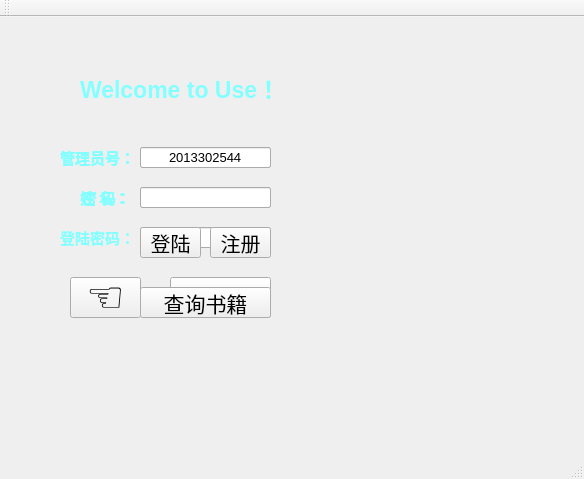
<?xml version="1.0" encoding="UTF-8"?>
<ui version="4.0">
 <class>MainWindow</class>
 <widget class="QMainWindow" name="MainWindow">
  <property name="geometry">
   <rect>
    <x>0</x>
    <y>0</y>
    <width>584</width>
    <height>479</height>
   </rect>
  </property>
  <property name="font">
   <font>
    <pointsize>9</pointsize>
   </font>
  </property>
  <property name="windowTitle">
   <string>管理员登陆界面</string>
  </property>
  <widget class="QWidget" name="centralWidget">
   <widget class="QLineEdit" name="usename">
    <property name="geometry">
     <rect>
      <x>140</x>
      <y>130</y>
      <width>131</width>
      <height>21</height>
     </rect>
    </property>
    <property name="font">
     <font>
      <pointsize>10</pointsize>
     </font>
    </property>
    <property name="echoMode">
     <enum>QLineEdit::Normal</enum>
    </property>
   </widget>
   <widget class="QLineEdit" name="name">
    <property name="geometry">
     <rect>
      <x>140</x>
      <y>170</y>
      <width>131</width>
      <height>21</height>
     </rect>
    </property>
    <property name="font">
     <font>
      <pointsize>10</pointsize>
     </font>
    </property>
    <property name="text">
     <string/>
    </property>
    <property name="echoMode">
     <enum>QLineEdit::Normal</enum>
    </property>
    <property name="alignment">
     <set>Qt::AlignCenter</set>
    </property>
   </widget>
   <widget class="QLabel" name="welcome">
    <property name="geometry">
     <rect>
      <x>80</x>
      <y>50</y>
      <width>221</width>
      <height>41</height>
     </rect>
    </property>
    <property name="font">
     <font>
      <pointsize>17</pointsize>
      <weight>75</weight>
      <bold>true</bold>
     </font>
    </property>
    <property name="styleSheet">
     <string notr="true">color: rgb(131, 255, 255);</string>
    </property>
    <property name="text">
     <string>Welcome to Use！</string>
    </property>
   </widget>
   <widget class="QLineEdit" name="password1">
    <property name="geometry">
     <rect>
      <x>140</x>
      <y>210</y>
      <width>131</width>
      <height>21</height>
     </rect>
    </property>
    <property name="font">
     <font>
      <pointsize>10</pointsize>
     </font>
    </property>
    <property name="echoMode">
     <enum>QLineEdit::Normal</enum>
    </property>
    <property name="alignment">
     <set>Qt::AlignCenter</set>
    </property>
   </widget>
   <widget class="QLabel" name="luse1">
    <property name="geometry">
     <rect>
      <x>60</x>
      <y>130</y>
      <width>81</width>
      <height>21</height>
     </rect>
    </property>
    <property name="font">
     <font>
      <pointsize>11</pointsize>
      <weight>75</weight>
      <bold>true</bold>
     </font>
    </property>
    <property name="styleSheet">
     <string notr="true">color: rgb(131, 255, 255);</string>
    </property>
    <property name="text">
     <string>管理员号：</string>
    </property>
   </widget>
   <widget class="QLabel" name="lpass1">
    <property name="geometry">
     <rect>
      <x>60</x>
      <y>210</y>
      <width>71</width>
      <height>20</height>
     </rect>
    </property>
    <property name="font">
     <font>
      <pointsize>11</pointsize>
      <weight>75</weight>
      <bold>true</bold>
     </font>
    </property>
    <property name="styleSheet">
     <string notr="true">color: rgb(131, 255, 255);</string>
    </property>
    <property name="text">
     <string>登陆密码：</string>
    </property>
   </widget>
   <widget class="QLabel" name="lname1">
    <property name="geometry">
     <rect>
      <x>80</x>
      <y>170</y>
      <width>61</width>
      <height>20</height>
     </rect>
    </property>
    <property name="font">
     <font>
      <pointsize>11</pointsize>
      <weight>75</weight>
      <bold>true</bold>
     </font>
    </property>
    <property name="styleSheet">
     <string notr="true">color: rgb(131, 255, 255);</string>
    </property>
    <property name="text">
     <string>姓 名：</string>
    </property>
   </widget>
   <widget class="QLabel" name="luse">
    <property name="geometry">
     <rect>
      <x>60</x>
      <y>130</y>
      <width>81</width>
      <height>20</height>
     </rect>
    </property>
    <property name="font">
     <font>
      <pointsize>11</pointsize>
      <weight>75</weight>
      <bold>true</bold>
     </font>
    </property>
    <property name="styleSheet">
     <string notr="true">color: rgb(131, 255, 255);</string>
    </property>
    <property name="text">
     <string>管理员号：</string>
    </property>
   </widget>
   <widget class="QPushButton" name="submit">
    <property name="geometry">
     <rect>
      <x>170</x>
      <y>260</y>
      <width>101</width>
      <height>41</height>
     </rect>
    </property>
    <property name="font">
     <font>
      <pointsize>14</pointsize>
      <weight>50</weight>
      <bold>false</bold>
     </font>
    </property>
    <property name="styleSheet">
     <string notr="true">border-color: rgb(103, 253, 255);</string>
    </property>
    <property name="text">
     <string>确认提交</string>
    </property>
   </widget>
   <widget class="QLineEdit" name="usename1">
    <property name="geometry">
     <rect>
      <x>140</x>
      <y>130</y>
      <width>131</width>
      <height>21</height>
     </rect>
    </property>
    <property name="font">
     <font>
      <pointsize>10</pointsize>
     </font>
    </property>
    <property name="text">
     <string>2013302544</string>
    </property>
    <property name="echoMode">
     <enum>QLineEdit::Normal</enum>
    </property>
    <property name="alignment">
     <set>Qt::AlignCenter</set>
    </property>
   </widget>
   <widget class="QLabel" name="lpass">
    <property name="geometry">
     <rect>
      <x>82</x>
      <y>170</y>
      <width>61</width>
      <height>20</height>
     </rect>
    </property>
    <property name="font">
     <font>
      <pointsize>11</pointsize>
      <weight>75</weight>
      <bold>true</bold>
     </font>
    </property>
    <property name="styleSheet">
     <string notr="true">color: rgb(131, 255, 255);</string>
    </property>
    <property name="text">
     <string>密 码：</string>
    </property>
   </widget>
   <widget class="QLineEdit" name="password">
    <property name="geometry">
     <rect>
      <x>140</x>
      <y>170</y>
      <width>131</width>
      <height>21</height>
     </rect>
    </property>
    <property name="font">
     <font>
      <pointsize>8</pointsize>
     </font>
    </property>
    <property name="echoMode">
     <enum>QLineEdit::Password</enum>
    </property>
   </widget>
   <widget class="QPushButton" name="login">
    <property name="geometry">
     <rect>
      <x>140</x>
      <y>210</y>
      <width>61</width>
      <height>31</height>
     </rect>
    </property>
    <property name="font">
     <font>
      <pointsize>15</pointsize>
     </font>
    </property>
    <property name="text">
     <string>登陆</string>
    </property>
   </widget>
   <widget class="QPushButton" name="reg">
    <property name="geometry">
     <rect>
      <x>210</x>
      <y>210</y>
      <width>61</width>
      <height>31</height>
     </rect>
    </property>
    <property name="font">
     <font>
      <pointsize>15</pointsize>
     </font>
    </property>
    <property name="text">
     <string>注册</string>
    </property>
   </widget>
   <widget class="QPushButton" name="search">
    <property name="geometry">
     <rect>
      <x>140</x>
      <y>270</y>
      <width>131</width>
      <height>31</height>
     </rect>
    </property>
    <property name="font">
     <font>
      <pointsize>16</pointsize>
     </font>
    </property>
    <property name="text">
     <string>查询书籍</string>
    </property>
   </widget>
   <widget class="QPushButton" name="back">
    <property name="geometry">
     <rect>
      <x>70</x>
      <y>260</y>
      <width>71</width>
      <height>41</height>
     </rect>
    </property>
    <property name="font">
     <font>
      <pointsize>32</pointsize>
     </font>
    </property>
    <property name="text">
     <string>☜</string>
    </property>
   </widget>
   <zorder>password</zorder>
   <zorder>usename</zorder>
   <zorder>name</zorder>
   <zorder>welcome</zorder>
   <zorder>password1</zorder>
   <zorder>luse1</zorder>
   <zorder>lpass1</zorder>
   <zorder>lname1</zorder>
   <zorder>luse</zorder>
   <zorder>submit</zorder>
   <zorder>usename1</zorder>
   <zorder>lpass</zorder>
   <zorder>login</zorder>
   <zorder>reg</zorder>
   <zorder>search</zorder>
   <zorder>back</zorder>
  </widget>
  <widget class="QMenuBar" name="menuBar">
   <property name="geometry">
    <rect>
     <x>0</x>
     <y>0</y>
     <width>584</width>
     <height>22</height>
    </rect>
   </property>
  </widget>
  <widget class="QToolBar" name="mainToolBar">
   <attribute name="toolBarArea">
    <enum>TopToolBarArea</enum>
   </attribute>
   <attribute name="toolBarBreak">
    <bool>false</bool>
   </attribute>
  </widget>
  <widget class="QStatusBar" name="statusBar"/>
 </widget>
 <layoutdefault spacing="6" margin="11"/>
 <resources/>
 <connections/>
</ui>
